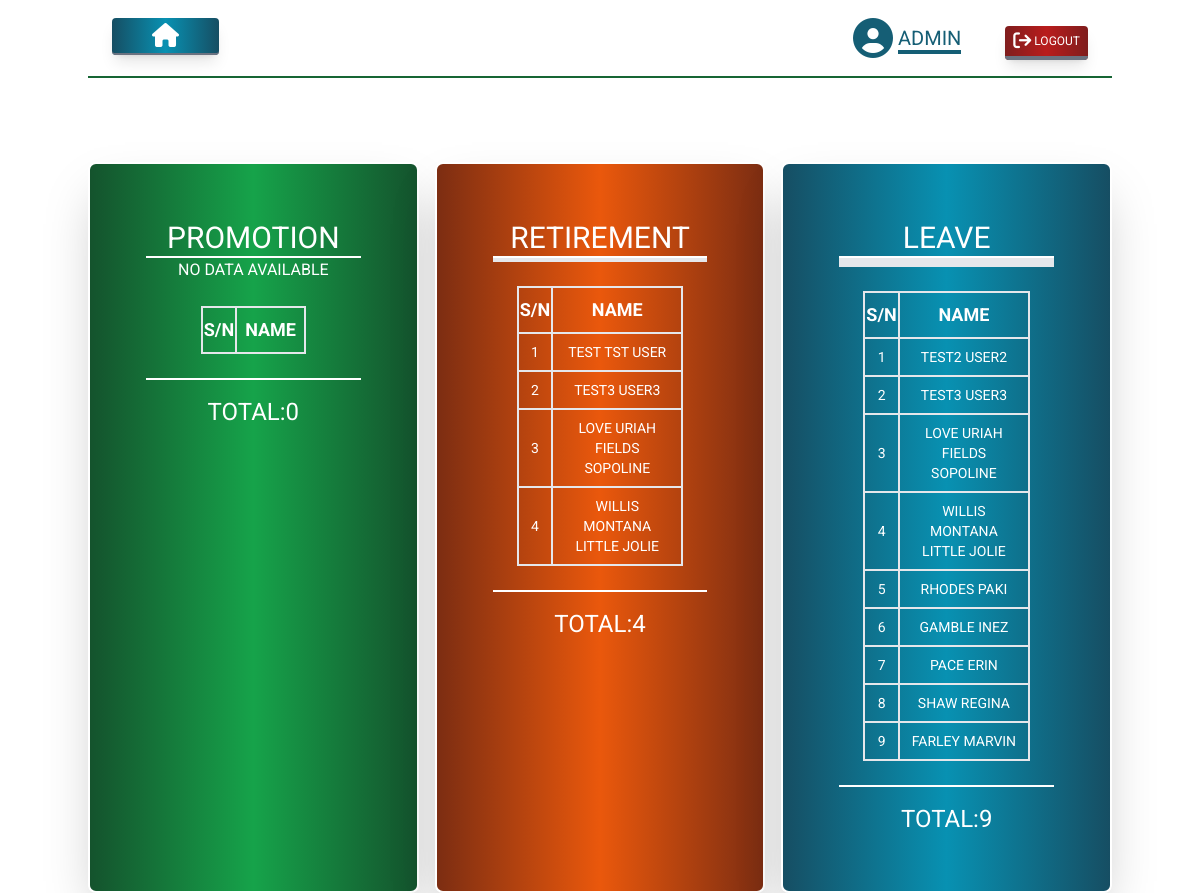
The page /notice/ (signed in) on the database as committed earlier.
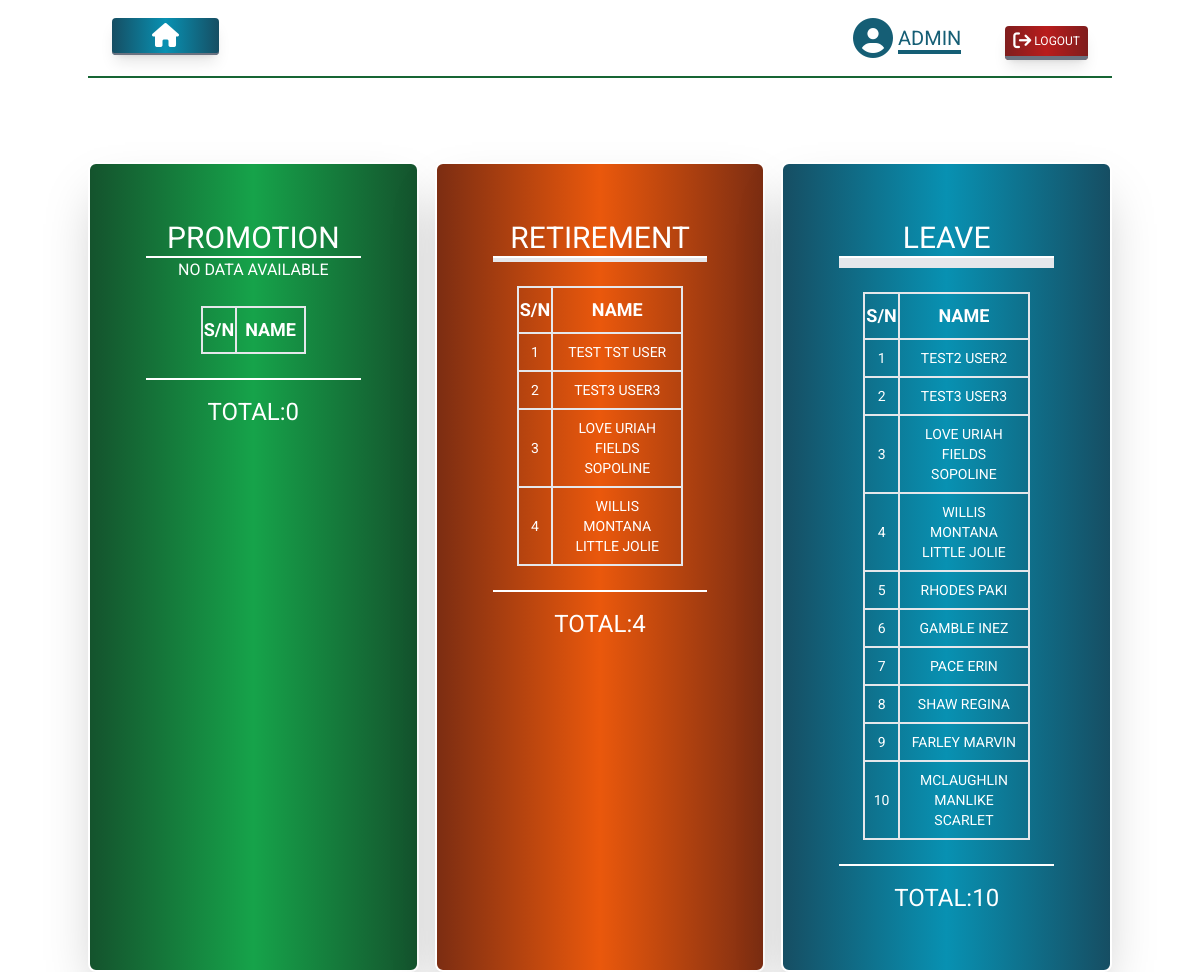
The same page on the database as committed later.
### staff/models.py (models this page shows, shortened)
class PersonalDetail(models.Model):
    user = models.OneToOneField(User, null=True, on_delete=models.CASCADE)
    middlename = models.CharField(max_length=300, null=True,blank=True)
    staff_no = models.IntegerField(null=True, unique=True, blank=True, validators=[valMax, MaxValueValidator(999999)])
    title = models.CharField(max_length=300, null=True, blank=True)
    sex=(('MALE','MALE'),('FEMALE','FEMALE'))
    gender = models.CharField(choices=sex, max_length=10, null=True, blank=True)
    date_of_birth = models.DateField(null=True, blank=True)
    phone_number = models.IntegerField(null=True, blank=True)
    m_status=(('MARRIED','MARRIED'), ('SINGLE','SINGLE'), ('DIVORCED','DIVORCED'), ('DIVORCEE','DIVORCEE'), ('WIDOW','WIDOW'), ('WIDOWER','WIDOWER'))
    marital_status = models.CharField(choices=m_status, max_length=100, null=True, blank=True)
    place_of_birth = models.CharField(max_length=150, null=True, blank=True)
    nationality_status=(('NIGERIAN','NIGERIAN'),('NON-CITIZEN','NON-CITIZEN'))
    nationality = models.CharField(choices=nationality_status, max_length=200, null=True, blank=True)
    geo_political_zone=models.TextChoices('GEO_POLITICAL_ZONE','NORTH-EAST NORTH-WEST NORTH-CENTRAL SOUTH-EAST SOUTH-WEST SOUTH-SOUTH')
    zone = models.CharField(blank=True, choices=geo_political_zone.choices, max_length=300, null=True)
    state=models.CharField(blank=True,max_length=30, null=True)
    lga=models.CharField(blank=True,max_length=30, null=True)
    senatorial_district = models.CharField(max_length=50, null=True, blank=True)
    residential_address = models.CharField(max_length=300, null=True, blank=True)
    permanent_home_address = models.CharField(max_length=300, null=True, blank=True)
    spouse = models.CharField(max_length=300, null=True, blank=True)
    hobbies = models.CharField(max_length=300, null=True, blank=True)
    faith=(('ISLAM', 'ISLAM'), ('CHRISTIANITY','CHRISTIANITY'),('TRADITIONAL', 'TRADITIONAL'))
    religion = models.CharField(choices=faith, max_length=100, null=True, blank=True)
    number_of_children = models.IntegerField(null=True, blank=True)
    name_of_children = models.TextField(max_length=400, null=True, blank=True)
    dob_of_children = models.TextField(max_length=300, null=True, blank=True)
    next_of_kin_1_fullname = models.CharField(max_length=300, null=True, blank=True)
    next_of_kin_1_phone_number = models.IntegerField(null=True, blank=True)
    next_of_kin_1_email = models.EmailField(max_length=300, null=True, blank=True)
    next_of_kin_1_address = models.CharField(max_length=300, null=True, blank=True)
    next_of_kin_1_relationship = models.CharField(max_length=300, null=True, blank=True)
    next_of_kin_2_fullname = models.CharField(max_length=300, null=True, blank=True)
    next_of_kin_2_phone_number = models.IntegerField(null=True, blank=True)
    next_of_kin_2_email = models.EmailField(max_length=300, null=True, blank=True)
    next_of_kin_2_address = models.CharField(max_length=300, null=True, blank=True)
    next_of_kin_2_relationship = models.CharField(max_length=300, null=True, blank=True)
    timestamp = models.DateTimeField('date added', auto_now_add=True)

### ems/decorators.py (the view)
        def wrapper_func(request, *args, **kwargs):
            group = None
            if request.user.groups.exists():
                group = request.user.groups.all()[0].name
            if group in allowed_roles:
                return view_func(request, *args, **kwargs)
            else:
                return HttpResponseRedirect(reverse('ems:auth'))

### staff/models.py (called while the page is built)
    def __str__(self):
        if self.user:
            return f"{self.user.first_name} {self.user.last_name}"

### staff/templates/staff/notice.html (shortened to what this page needs)
{%extends "base.html" %}
{% block main %}
<section class="mb-20 border-t-2 border-green-800"></section>
<div class="flex flex-row gap-4 mb-20 text-white uppercase">
<div class="bg-gradient-to-r from-green-900 via-green-600 to-green-900 w-1/2 mx-auto mt-1 md:p-14 bg-white shadow-2xl overflow-hidden sm:rounded-lg backdrop-blur-sm border-2 border-white">
        <section class=" text-center border-b-2 border-white">
            <p class="text-white uppercase border-b-2 border-white text-3xl">promotion</p>
            <div>
    <table class="justify-center table-auto mt-0 max-sm:flex p-2 flex">
        <tbody class="uppercase text-sm rounded-lg max-sm:p-16 p-4 overflow-x-auto mx-0 ">
        <tr class=" text-lg">
            <th scope="col" class="border-2 p-0 ">s/n</th>
            <th scope="col" class="border-2 p-2 ">name</th>
        </tr>
{% for pr in prom %}
        <tr class="p-6 text-md ">
        <td class="border-2 p-0 text-center">{{forloop.counter}}</td>
        <td class="border-2 p-2 text-center"><a href="{% url 'staff:staffdetail' pr.user.id %}">{{ pr.user.last_name|default_if_none:''|upper }} {{ pr.middlename|default_if_none:''|upper }} {{ pr.user.first_name|default_if_none:''|upper }}</a></td>
    <hr>
{% empty %}
    <p>No data available</p>
{% endfor %}
        </tbody>
    </table>
</div>
</section>
<p class="text-2xl mt-4">
    Total:{{due}}
</p>
</div>
<div class="bg-gradient-to-r from-orange-900 via-orange-600 to-orange-900 w-1/2 mx-auto mt-1 md:p-14 bg-white shadow-2xl overflow-hidden sm:rounded-lg backdrop-blur-sm border-2 border-white">
        <section class=" text-center border-b-2 border-white">
            <p class="text-white uppercase border-b-2 border-white text-3xl">retirement</p>
            <div>
    <table class="justify-center table-auto mt-0 max-sm:flex p-2 flex">
        <tbody class="uppercase text-sm rounded-lg max-sm:p-16 p-4 overflow-x-auto mx-0 ">
        <tr class=" text-lg">
            <th scope="col" class="border-2 p-0 ">s/n</th>
            <th scope="col" class="border-2 p-2 ">name</th>
        </tr>
{% for rti in ret %}
        <tr class="p-6 text-md ">
        <td class="border-2 p-0 text-center">{{forloop.counter}}</td>
        <td class="border-2 p-2 text-center"><a href="{% url 'staff:staffdetail' rti.user.id %}">{{ rti.user.last_name|default_if_none:''|upper }} {{ rti.middlename|default_if_none:''|upper }} {{ rti.user.first_name|default_if_none:''|upper }}</a></td>
    <hr>
{% empty %}
    <p>No data available</p>
{% endfor %}
    </tr>
        </tbody>
    </table>
</div>
</section>
<p class="text-2xl mt-4">
    Total:{{rt}}
</p>
</div>
<div class="bg-gradient-to-r from-cyan-900 via-cyan-600 to-cyan-900 w-1/2 mx-auto mt-1 md:p-14 bg-white shadow-2xl overflow-hidden sm:rounded-lg backdrop-blur-sm border-2 border-white">
        <section class=" text-center border-b-2 border-white">
            <p class="text-white uppercase border-b-2 border-white text-3xl">leave</p>
            <div>
    <table class="justify-center table-auto mt-0 max-sm:flex p-2 flex">
        <tbody class="uppercase text-sm rounded-lg max-sm:p-16 p-4 overflow-x-auto mx-0 ">
        <tr class=" text-lg">
            <th scope="col" class="border-2 p-0 ">s/n</th>
            <th scope="col" class="border-2 p-2 ">name</th>
        </tr>
{% for personal_detail in personal_details %}
        <tr class="p-6 text-md ">
        <td class="border-2 p-0 text-center">{{forloop.counter}}</td>
        <td class="border-2 p-2 text-center"><a href="{% url 'staff:staffdetail' personal_detail.user.id %}">{{ personal_detail.user.last_name|default_if_none:''|upper }} {{ personal_detail.middlename|default_if_none:''|upper }} {{ personal_detail.user.first_name|default_if_none:''|upper }}</a></td>
    <hr>
{% empty %}
    <p>No data available</p>
{% endfor %}
    </tr>
        </tbody>
    </table>
</div>
</section>
<p class="text-2xl mt-4">
    Total:{{lv}}
</p>
</div>
</div>
{% endblock %}

Rows that differ between the two databases and show on the page:
added PersonalDetail: user.last_name "MCLAUGHLIN", middlename "MANLIKE", user.first_name "SCARLET"
Other text that changed with them:
{{ lv }}: "9" → "10"
